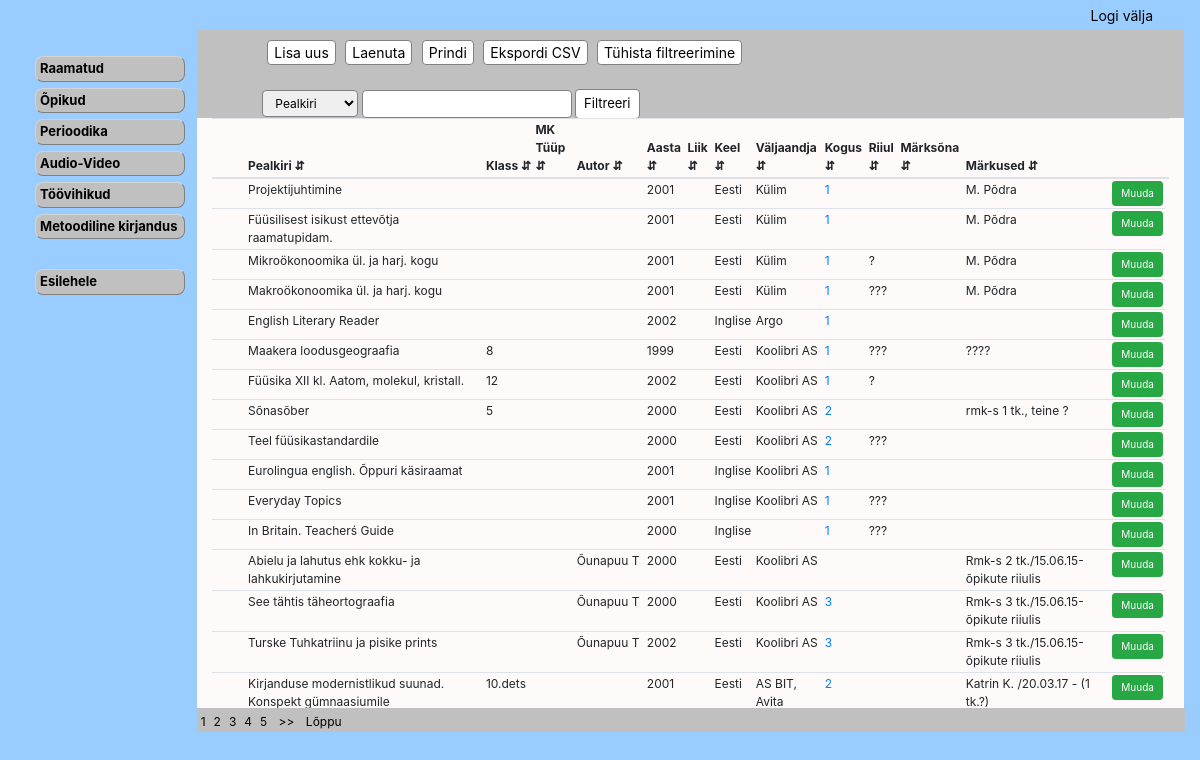
Screenshot of /meth_library_data.php with the database file from the repository.
### tables this page shows
CREATE TABLE IF NOT EXISTS `meedia` (
  `id` int(11) NOT NULL AUTO_INCREMENT,
  `meedia_liik` varchar(10) DEFAULT NULL,
  `ISBN` varchar(25) DEFAULT NULL,
  `pealkiri` varchar(150) DEFAULT NULL,
  `sari` int(11) DEFAULT NULL,
  `klass` varchar(10) DEFAULT NULL,
  `andmekandja` int(11) DEFAULT NULL,
  `autor` varchar(225) DEFAULT NULL,
  `aasta` int(11) DEFAULT NULL,
  `liik` int(11) DEFAULT NULL,
  `keel` int(11) DEFAULT NULL,
  `valjaandja` int(11) DEFAULT NULL,
  `kogus` int(11) DEFAULT NULL,
  `riiul` varchar(5) DEFAULT NULL,
  `marksona` varchar(255) DEFAULT NULL,
  `markused` varchar(255) DEFAULT NULL,
  PRIMARY KEY (`id`),
  KEY `FK_raamat_keel` (`keel`),
  KEY `FK_raamat_andmekandja` (`andmekandja`),
  KEY `FK_raamat_liik` (`liik`),
  KEY `FK_raamat_valjaandja` (`valjaandja`),
  KEY `FK_raamat_marskona` (`marksona`(250))
);

CREATE TABLE IF NOT EXISTS `keel` (
  `id` int(11) NOT NULL AUTO_INCREMENT,
  `nimi` varchar(15) NOT NULL,
  PRIMARY KEY (`id`)
);

CREATE TABLE IF NOT EXISTS `valjaandja` (
  `id` int(11) NOT NULL AUTO_INCREMENT,
  `nimi` varchar(25) NOT NULL,
  `aadress` varchar(50) NOT NULL,
  `linn` varchar(25) NOT NULL,
  `maakond` varchar(25) NOT NULL,
  `postiindeks` varchar(6) NOT NULL,
  `telefon` varchar(15) NOT NULL,
  `markused` varchar(255) NOT NULL,
  PRIMARY KEY (`id`)
);

CREATE TABLE IF NOT EXISTS `meedia_eksemplar` (
  `id` int(11) NOT NULL AUTO_INCREMENT,
  `meedia` int(11) NOT NULL,
  `p_id` int(11) NOT NULL,
  `inventari_nr` int(11) NOT NULL,
  `kuupaev` datetime NOT NULL DEFAULT CURRENT_TIMESTAMP,
  `hind` decimal(15,2) NOT NULL,
  `kogus` int(11) NOT NULL,
  `müüdud_kogus` int(11) NOT NULL,
  `saatedokument` int(11) NOT NULL,
  `mahakandmisakt` int(11) NOT NULL,
  `number` varchar(15) NOT NULL,
  `markused` varchar(255) NOT NULL,
  PRIMARY KEY (`id`),
  KEY `fk_meediaeks_meedia` (`meedia`),
  KEY `fk_mahakandmine` (`mahakandmisakt`)
);

### meth_library_data.php (the view, shortened to what this page needs)
<?php
include_once("config.php");
$record_per_page = 50;
$page = '';
if(isset($_GET["page"])){
 $page = $_GET["page"];}
else{
 $page = 1;}
$start_from = ($page-1)*$record_per_page;
$sql= "select meedia.id, meedia.pealkiri,andmekandja.nimi as a, meedia.klass, meedia.autor, meedia.aasta, liik.nimi as l, keel.nimi as k, valjaandja.nimi as v, meedia_eksemplar.kogus as ko, meedia.riiul, meedia.marksona, meedia.markused
from (((((meedia
LEFT join  andmekandja ON meedia.liik = andmekandja.id)
LEFT join  liik ON meedia.liik = liik.id)
LEFT JOIN keel ON meedia.keel = keel.id)
LEFT JOIN valjaandja ON meedia.valjaandja =valjaandja.id)
LEFT JOIN meedia_eksemplar ON meedia.id=meedia_eksemplar.meedia)
where meedia_liik like 'MK' LIMIT $start_from, $record_per_page ";
?>
<!DOCTYPE html>
<html>
<head>
<link rel="stylesheet" href="style.css" type="text/css"/>
<link rel="stylesheet" href="https://cdn.jsdelivr.net/npm/bootstrap@4.5.3/dist/css/bootstrap.min.css">
</head>
<body>
 <div class="container-fluid">
<div class="row" id="head">
<div class="col-lg"  id="head">
 <?php
include_once("header.php");
?>
    </div>
 </div>
<div class="row justify-content-end" id="menyy">
    <div class="col-lg-2" >
    <div class= "menu">
        <?php
include_once("library_fund.php");
        ?>
        </div></div>
  <div class="col-lg-10" style="margin-bottom:33rem; "id="filter">
	<div class="search_menu">
		<button onclick="window.location.href='book_add.php.php';">Lisa uus</button>
        <button onclick="window.location.href='borrow.php';">Laenuta</button>
        <button type="submit" value="click" onclick="printDiv()">Prindi </button>
		<button type="submit" form="form2" name="export" class="export" >Ekspordi CSV</button>
		<button onclick="window.location.href='meth_library_data.php';">Tühista filtreerimine</button>
<br><br>
	<form action=" meth_library_data.php" method="POST" class="vorm" >
		<select name="column">
			<option value="pealkiri">Pealkiri</option>
		</select>
 <?php
			$search = (isset($_POST['search'])) ? htmlentities($_POST['search']) : ''; ?>
			<input type="text" name="search" value="<?= $search ?>" required>
			<input type ="submit" value="Filtreeri">
		</form>
</div> </div>
<div class="col-lg-10 " style="margin-top:-33rem" id="tabel">
<div class="table-wrapper-scroll-y my-custom-scrollbar">
    <table id="editable_table" class="table table-sm table-hover  ">
    <thead>
		<tr>
		<th onclick="sortTable(1)">Pealkiri &#8693;</th>
        <th onclick="sortTable(2)">Klass &#8693;</th>
        <th onclick="sortTable(3)">MK Tüüp &#8693;</th>
		<th onclick="sortTable(4)">Autor &#8693;</th>
		<th onclick="sortTable(5)">Aasta &#8693;</th>
		<th onclick="sortTable(6)">Liik &#8693;</th>
		<th onclick="sortTable(7)">Keel &#8693;</th>
		<th onclick="sortTable(8)">Väljaandja &#8693;</th>
		<th onclick="sortTable(9)">Kogus &#8693;</th>
		<th onclick="sortTable(10)">Riiul &#8693;</th>
		<th onclick="sortTable(11)">Märksõna &#8693;</th>
		<th onclick="sortTable(12)">Märkused &#8693;</th>
		<th></th>
		<th></th>
		</tr>
	<thead>
	<tbody>
<?php
$result = mysqli_query($conn, $sql) or die("error:".mysqli_error($conn));
  while($row = mysqli_fetch_array($result)) {
  echo '
  <tr>
	<td style="visibility:hidden;">'.$row["id"].'</td>
	<td>'.$row["pealkiri"].'</td>
    <td>'.$row["klass"].'</td>
    <td>'.$row["a"].'</td>
	<td>'.$row["autor"].'</td>
	<td>'.$row["aasta"].'</td>
	<td>'.$row["l"].'</td>
	<td>'.$row["k"].'</td>
    <td>'.$row["v"].'</td>
<td><a href="meedia_eksemplar_textbook.php?id='.$row["id"].'"  onclick="basicPopup(this.href); return false;">'.$row["ko"].'</a></td>
	<td>'.$row["riiul"].'</td>
	<td>'.$row["marksona"].'</td>
	<td>'.$row["markused"].'</td>
    <td><a class="btn btn-success btn-sm" style="font-size:10px;" href="book_edit.php?id='.$row["id"].'"  onclick="basicPopup(this.href); return false;">Muuda</a></td>
  </tr> '; }
 ?>
	</tbody>
	</table>
    </div>
 </div>
    </div>
    <div class="row justify-content-end" id="jalus">
 <div class="col-lg-10" id="jalus">
 <div id="pagination">
<?php
	$page_query = "select meedia.id, meedia.pealkiri,andmekandja.nimi as a, meedia.klass, meedia.autor, meedia.aasta, liik.nimi as l, keel.nimi as k, valjaandja.nimi as v, meedia.kogus, meedia.riiul, meedia.marksona, meedia.markused
from ((((meedia
LEFT join  andmekandja ON meedia.liik = andmekandja.id)
LEFT join  liik ON meedia.liik = liik.id)
LEFT JOIN keel ON meedia.keel = keel.id)
LEFT JOIN valjaandja ON meedia.valjaandja =valjaandja.id)
where meedia_liik like 'MK'";
    $page_result = mysqli_query($conn, $page_query);
    $total_records = mysqli_num_rows($page_result);
    $total_pages = ceil($total_records/$record_per_page);
    $start_loop = $page;
    $end_loop = $start_loop + 4;
    for($i=$start_loop; $i<=$end_loop; $i++)
    {
     echo "<a href='meth_library_data.php?page=".$i."'>" .$i. "</a>";
    }
    if($page <= $end_loop)
    {
     echo "<a href='meth_library_data.php?page=".($page + 1)."'> >> </a>";
     echo "<a href='meth_library_data.php?page=".$total_pages."'> Lõppu </a>";
    }
  ?>
 </div>
        </div>
</div> </div>
</body>
</html>

### style.css (style rules this page uses)
body { background-color: #99CCFF !important; ; }
#menyy { margin-right: 1px; }
#filter { background-color: #C0C0C0; }
#tabel { background-color: snow; }
#jalus { margin-left: -37px; }
.menu { margin-top: 25px; }
.search_menu { margin-left:50px; margin-top: 10px; }
.search_menu button { margin-left:5px; font-size:14px; border-radius: 4px; background-color:white; border: 1px solid gray; }
.my-custom-scrollbar { position: relative; height: 600px; overflow: auto; }
.table-wrapper-scroll-y { display: block; }
#editable_table { font-size:12px; }
#editable_table th, #editable_table td { padding: 2px; }
#editable_table th { top: 0; position: sticky; background-color: snow; }
#pagination { background-color: #C0C0C0; margin-top: -10px; }
#pagination a { padding:2px 4px; color:black; text-decoration: none; font-size:12px; }
.vorm input[type=submit] { padding: 4px 8px; border: none; border-radius: 4px; background-color:white; border: 1px solid gray; margin-bottom:-50px; font-size: 13px; }
.vorm input[type=text], .vorm select { padding:4px 8px; border: 1px solid gray; border-radius: 4px; box-sizing: border-box; font-size: 12px; }
.vorm { font-size:12px; }

### rows the page displays
meedia: pealkiri "Projektijuhtimine", aasta "2001", keel.nimi "Eesti", valjaandja.nimi "Külim", meedia_eksemplar.kogus "1", markused "M. Põdra"
meedia: pealkiri "Füüsilisest isikust ettevõtja raamatupidam.", aasta "2001", keel.nimi "Eesti", valjaandja.nimi "Külim", meedia_eksemplar.kogus "1", markused "M. Põdra"
meedia: pealkiri "Mikroökonoomika ül. ja harj. kogu", aasta "2001", keel.nimi "Eesti", valjaandja.nimi "Külim", meedia_eksemplar.kogus "1", riiul "?", markused "M. Põdra"
meedia: pealkiri "Makroökonoomika ül. ja harj. kogu", aasta "2001", keel.nimi "Eesti", valjaandja.nimi "Külim", meedia_eksemplar.kogus "1", riiul "???", markused "M. Põdra"
meedia: pealkiri "English Literary Reader", aasta "2002", keel.nimi "Inglise", valjaandja.nimi "Argo", meedia_eksemplar.kogus "1"
meedia: pealkiri "Maakera loodusgeograafia", klass "8", aasta "1999", keel.nimi "Eesti", valjaandja.nimi "Koolibri AS", meedia_eksemplar.kogus "1", riiul "???", markused "????"
meedia: pealkiri "Füüsika XII kl. Aatom, molekul, kristall.", klass "12", aasta "2002", keel.nimi "Eesti", valjaandja.nimi "Koolibri AS", meedia_eksemplar.kogus "1", riiul "?"
meedia: pealkiri "Sõnasõber", klass "5", aasta "2000", keel.nimi "Eesti", valjaandja.nimi "Koolibri AS", meedia_eksemplar.kogus "2", markused "rmk-s 1 tk., teine ?"
meedia: pealkiri "Teel füüsikastandardile", aasta "2000", keel.nimi "Eesti", valjaandja.nimi "Koolibri AS", meedia_eksemplar.kogus "2", riiul "???"
meedia: pealkiri "Eurolingua english. Õppuri käsiraamat", aasta "2001", keel.nimi "Inglise", valjaandja.nimi "Koolibri AS", meedia_eksemplar.kogus "1"
meedia: pealkiri "Everyday Topics", aasta "2001", keel.nimi "Inglise", valjaandja.nimi "Koolibri AS", meedia_eksemplar.kogus "1", riiul "???"
meedia: pealkiri "In Britain. Teacherś Guide", aasta "2000", keel.nimi "Inglise", meedia_eksemplar.kogus "1", riiul "???"
meedia: pealkiri "Abielu ja lahutus ehk kokku- ja lahkukirjutamine", autor "Õunapuu T", aasta "2000", keel.nimi "Eesti", valjaandja.nimi "Koolibri AS", markused "Rmk-s 2 tk./15.06.15-õpikute riiulis"
meedia: pealkiri "See tähtis täheortograafia", autor "Õunapuu T", aasta "2000", keel.nimi "Eesti", valjaandja.nimi "Koolibri AS", meedia_eksemplar.kogus "3", markused "Rmk-s 3 tk./15.06.15-õpikute riiulis"
meedia: pealkiri "Turske Tuhkatriinu ja pisike prints", autor "Õunapuu T", aasta "2002", keel.nimi "Eesti", valjaandja.nimi "Koolibri AS", meedia_eksemplar.kogus "3", markused "Rmk-s 3 tk./15.06.15-õpikute riiulis"
meedia: pealkiri "Kirjanduse modernistlikud suunad. Konspekt gümnaasiumile", klass "10.dets", aasta "2001", keel.nimi "Eesti", valjaandja.nimi "AS BIT, Avita", meedia_eksemplar.kogus "2", markused "Katrin K. /20.03.17 - (1 tk.?)"
